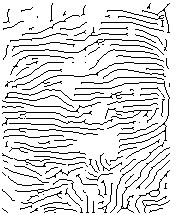
#> input picture New folder/Capture.10JPG.JPG, 178 x 215 px
$ python sobel_showcase.py 'New folder/Capture.10JPG.JPG'
#> lines starting #> are read from the running program, lines starting #| are printed output that depends on the picture
### sobel.py
# Metody biometryczne
# Przemyslaw Pastuszka

from PIL import Image, ImageFilter
from math import sqrt
import utils

sobelOperator = [[-1, 0, 1], [-2, 0, 2], [-1, 0, 1]]

def merge_images(a, b, f):
    result = a.copy()
    result_load = result.load()
    a_load = a.load()
    b_load = b.load()

    (x, y) = a.size
    for i in range(0, x):
        for j in range(0, y):
            result_load[i, j] = f(a_load[i, j], b_load[i, j])

    return result

def partial_sobels(im):
    ySobel = im.filter(ImageFilter.Kernel((3, 3), utils.flatten(sobelOperator), 1))
    xSobel = im.filter(ImageFilter.Kernel((3, 3), utils.flatten(utils.transpose(sobelOperator)), 1))
    return (xSobel, ySobel)

def full_sobels(im):
    (xSobel, ySobel) = partial_sobels(im)
    sobel = merge_images(xSobel, ySobel, lambda x, y: sqrt(x**2 + y**2))
    return (xSobel, ySobel, sobel)

### utils.py
# Metody biometryczne
# Przemyslaw Pastuszka

from PIL import Image, ImageDraw
import math
import sobel
import copy

# [41 lines left out: functions apply_kernel_at, apply_to_each_pixel, calculate_angles, not called in this run]

def flatten(ls):
    return reduce(lambda x, y: x + y, ls, [])

def transpose(ls):
    return map(list, zip(*ls))

def gauss(x, y):
    ssigma = 1.0
    return (1 / (2 * math.pi * ssigma)) * math.exp(-(x * x + y * y) / (2 * ssigma))

# [6 lines left out: function kernel_from_function, not called in this run]

def gauss_kernel(size):
    return kernel_from_function(size, gauss)

def apply_kernel(pixels, kernel):
    apply_kernel_with_f(pixels, kernel, lambda old, new: new)

# [67 lines left out: functions apply_kernel_with_f, smooth_angles, load_image, load_pixels, get_line_ends, draw_lines, not called in this run]

### sobel_showcase.py
# Metody biometryczne
# Przemyslaw Pastuszka

import sobel
import argparse
import os
from PIL import Image

parser = argparse.ArgumentParser(description="Sobel filter")
parser.add_argument("image", nargs=1, help = "Path to image")
parser.add_argument('--showX', "-x", action='store_true', help = "Show Sobel filter for X coordinate")
parser.add_argument('--showY', "-y", action='store_true', help = "Show Sobel filter for Y coordinate")
parser.add_argument("--save", action='store_true', help = "Save result image as src_image_enhanced.gif")
args = parser.parse_args()

im = Image.open(args.image[0])
#> im is the input picture: PIL image 178x215 RGB; min 0, max 255, mean 220.7
im = im.convert("L")  # covert to grayscale
#> im: PIL image 178x215 L

(xSobel, ySobel, fullSobel) = sobel.full_sobels(im)
#> in partial_sobels, `ySobel = im.filter(ImageFilter.Kernel((3, 3), utils.flatten(sobelOpera..`:
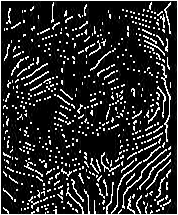
#> ySobel: PIL image 178x215 L; min 0, max 255, mean 41.9
#> in partial_sobels, `xSobel = im.filter(ImageFilter.Kernel((3, 3), utils.flatten(utils.tran..`:
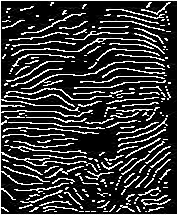
#> xSobel: PIL image 178x215 L; min 0, max 255, mean 53.6
#> (the run stopped early here; a loop or call above may not have finished)

$ run again, on New folder/Capture11.JPG
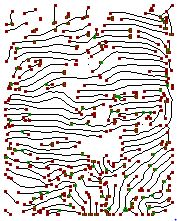
#> input picture New folder/Capture11.JPG, 177 x 221 px
#> im is the input picture: PIL image 177x221 RGB; mean R, G, B 211.4, 205.5, 203.2
#> im: PIL image 177x221 L
#> in partial_sobels, `ySobel = im.filter(ImageFilter.Kernel((3, 3), utils.flatten(sobelOpera..`:
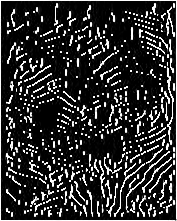
#> ySobel: PIL image 177x221 L; min 0, max 255, mean 47.5
#> in partial_sobels, `xSobel = im.filter(ImageFilter.Kernel((3, 3), utils.flatten(utils.tran..`:
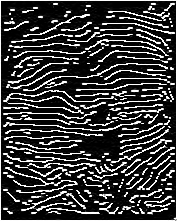
#> xSobel: PIL image 177x221 L; min 0, max 255, mean 58.9
